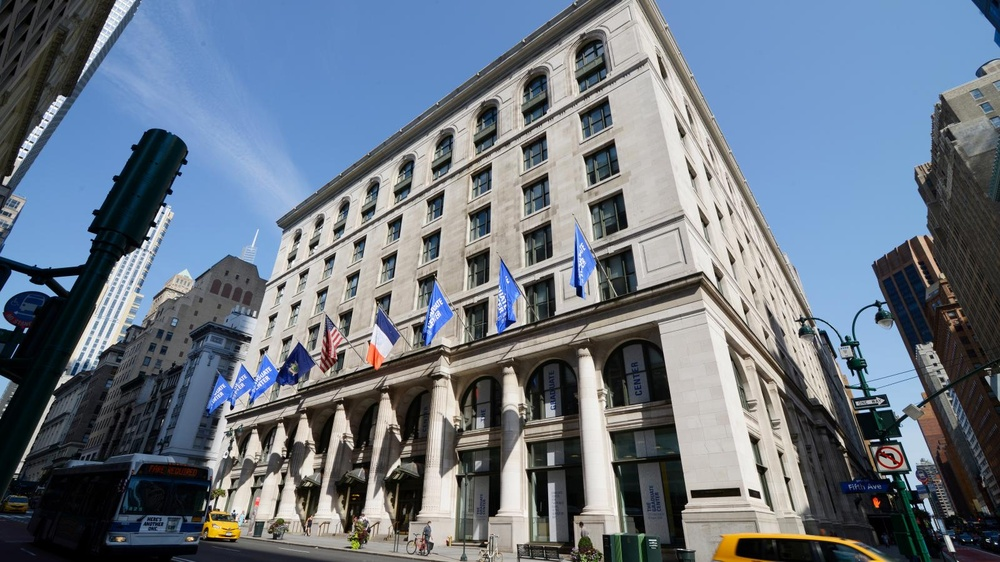
#> input picture gc-exterior-AI-3200x1800.jpg, 1000 x 562 px, shrunk from 1600 x 900 before the run
$ python 03_display_polar.py
#> lines starting #> are read from the running program, lines starting #| are printed output that depends on the picture
import cv2
import numpy as np
import matplotlib.pyplot as plt

# https://math.stackexchange.com/questions/1496308/how-can-i-express-a-quaternion-in-polar-form

if __name__ == '__main__':
    # read the image
    eps = np.finfo(np.float32).eps
    image = cv2.imread('gc-exterior-AI-3200x1800.jpg')
#> image is the input picture: shape (562, 1000, 3); mean B, G, R 131.2, 118.1, 107.4
    image = image.astype(np.float32) / 255
    h, w = image.shape[:2]
#> h = 562; w = 1000

    # convert image to quaternion
    i = image[:, :, 0]
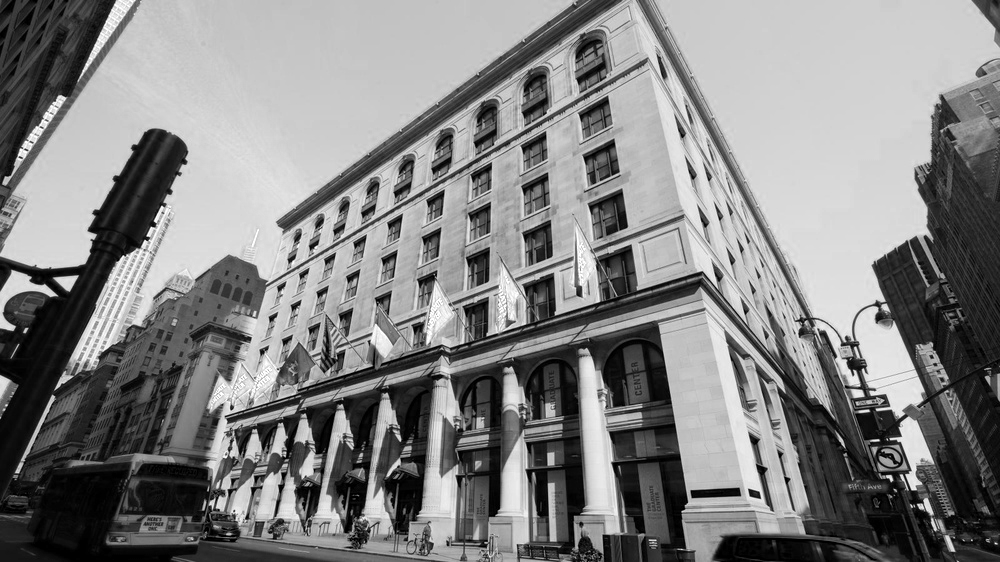
#> i: shape (562, 1000) float32; min 0, max 1, mean 0.514
    j = image[:, :, 1]
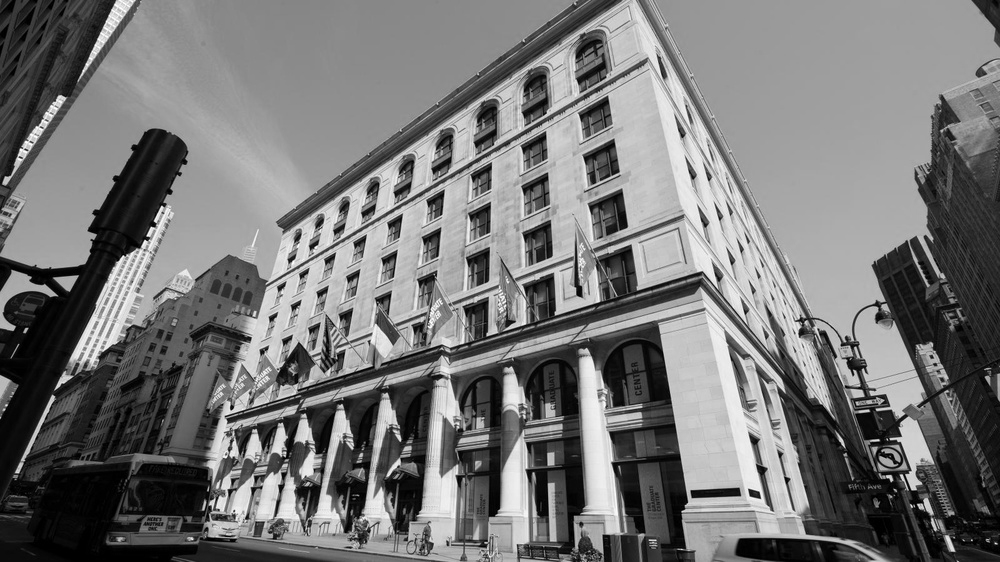
#> j: shape (562, 1000) float32; min 0, max 1, mean 0.463
    k = image[:, :, 2]
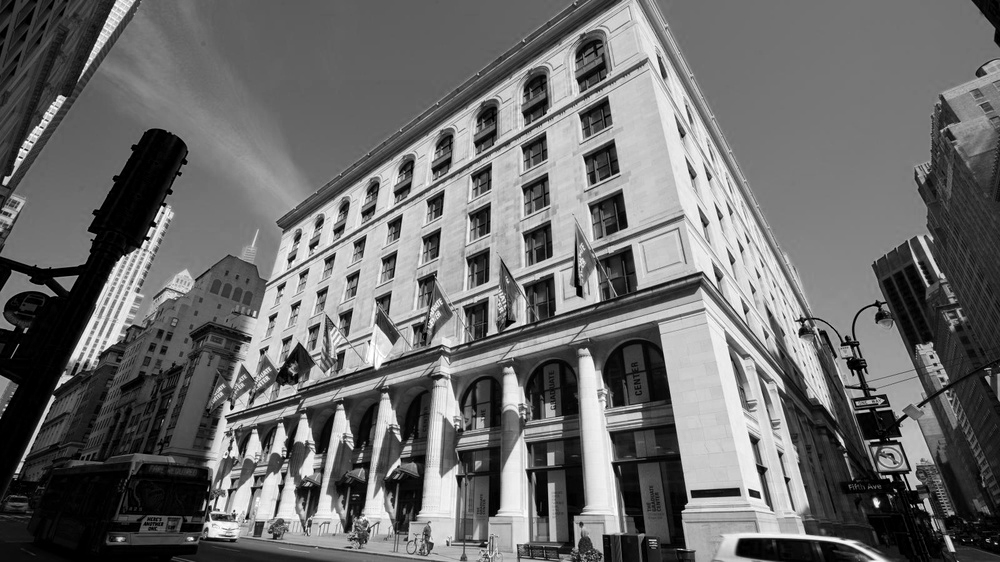
#> k: shape (562, 1000) float32; min 0, max 1, mean 0.421
    r = i/3 + j/3 + k/3


    mag = np.sqrt(r**2 + i**2 + j**2 + k**2)
    vec_norm = np.sqrt(i**2 + j**2 + k**2)
    theta = np.arccos(r/(mag + eps))
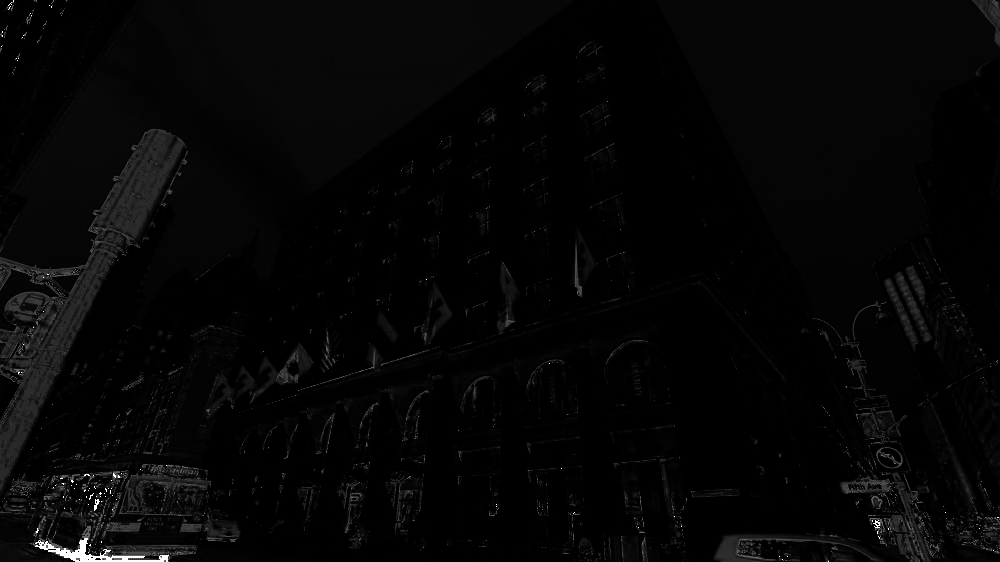
#> theta: shape (562, 1000) float32; min 1.05, max 1.57, mean 1.06; drawn with min black and max white
    phi0 = i / (vec_norm + eps)
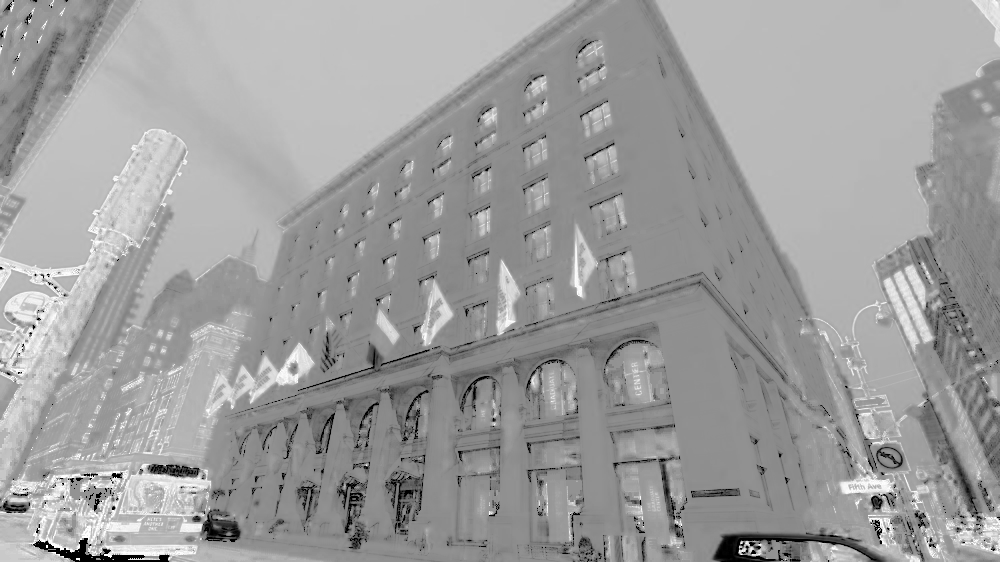
#> phi0: shape (562, 1000) float32; min 0, max 1, mean 0.621
    phi1 = j / (vec_norm + eps)
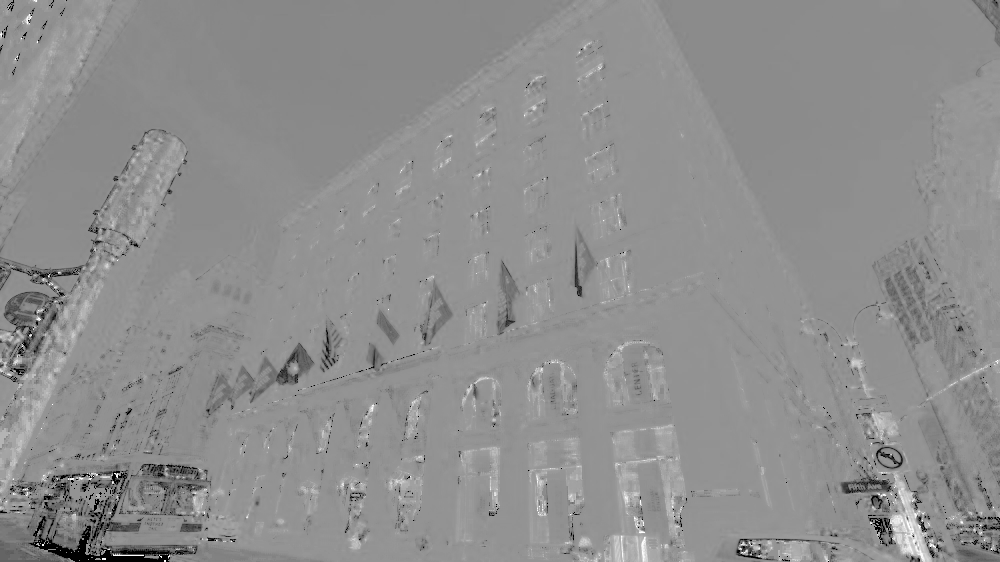
#> phi1: shape (562, 1000) float32; min 0, max 1, mean 0.56
    phi2 = k / (vec_norm + eps)
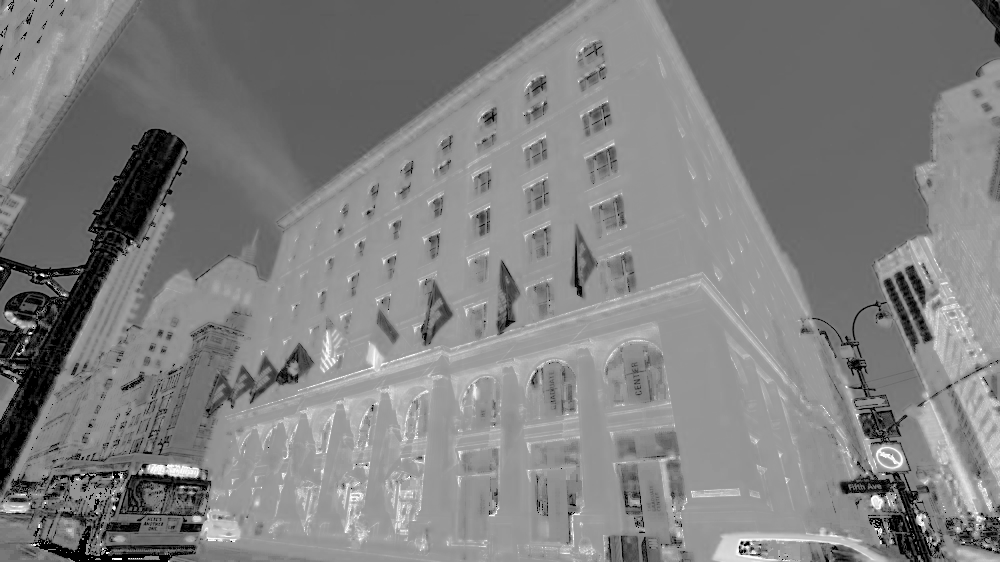
#> phi2: shape (562, 1000) float32; min 0, max 1, mean 0.504

    plt.figure()
    plt.imshow(mag, cmap='gray')
    plt.xticks([])
    plt.yticks([])
    plt.title('mag')
    plt.savefig("figs/polar_mag.png",
                bbox_inches="tight",
                pad_inches=0,
                orientation='landscape')
    plt.show()

    plt.figure()
    plt.imshow(theta, cmap='gray')
    plt.xticks([])
    plt.yticks([])
    plt.title('theta')
    plt.savefig("figs/polar_theta.png",
                bbox_inches="tight",
                pad_inches=0,
                orientation='landscape')
    plt.show()

    plt.figure()
    plt.imshow(phi0, cmap='gray')
    plt.xticks([])
    plt.yticks([])
    plt.title('phi0')
    plt.savefig("figs/polar_phi0.png",
                bbox_inches="tight",
                pad_inches=0,
                orientation='landscape')
    plt.show()

    plt.figure()
    plt.imshow(phi1, cmap='gray')
    plt.xticks([])
    plt.yticks([])
    plt.title('phi1')
    plt.savefig("figs/polar_phi1.png",
                bbox_inches="tight",
                pad_inches=0,
                orientation='landscape')
    plt.show()

    plt.figure()
    plt.imshow(phi2, cmap='gray')
    plt.xticks([])
    plt.yticks([])
    plt.title('phi2')
    plt.savefig("figs/polar_phi2.png",
                bbox_inches="tight",
                pad_inches=0,
                orientation='landscape')
    plt.show()
